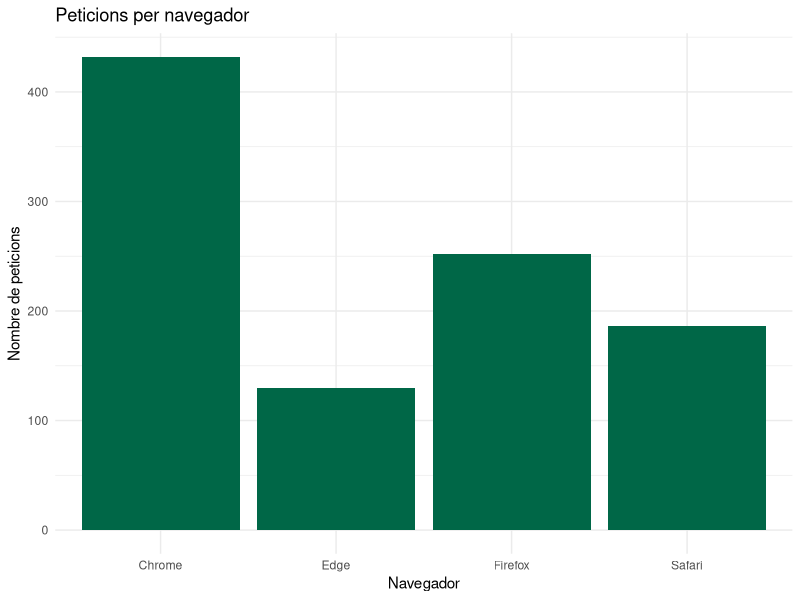
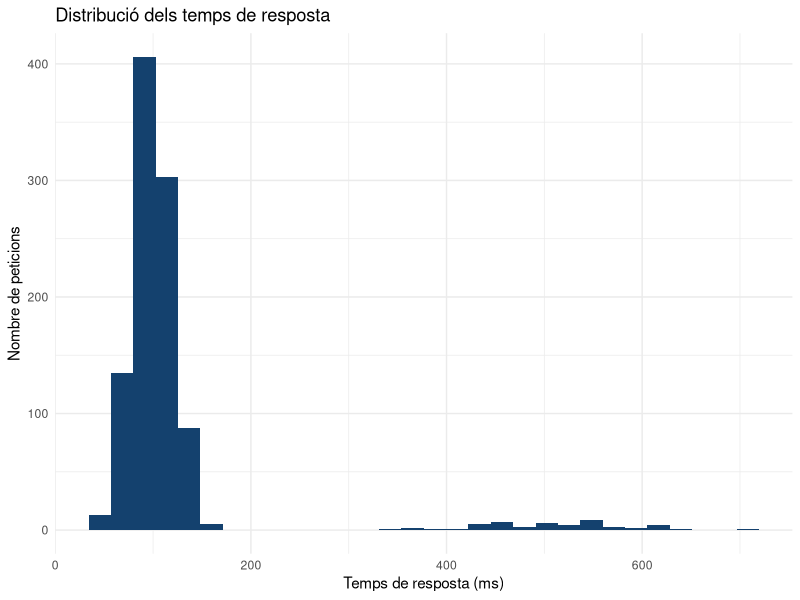
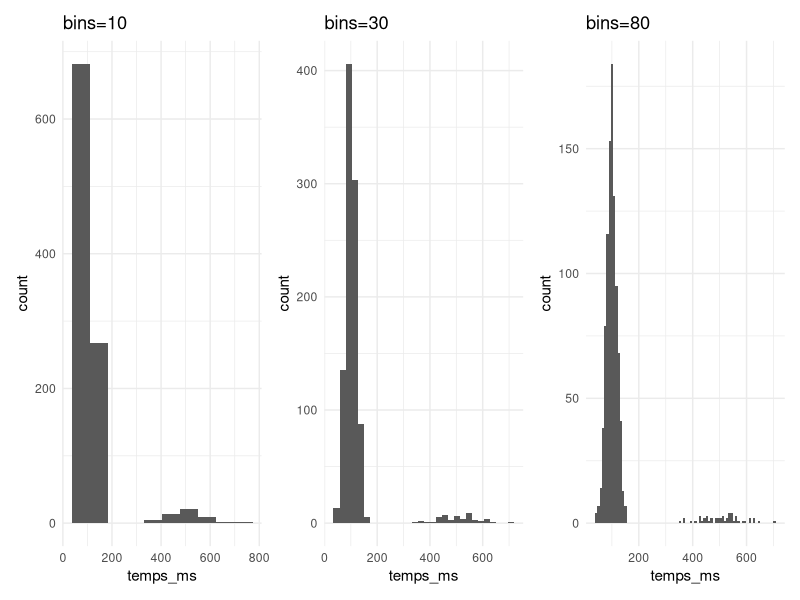
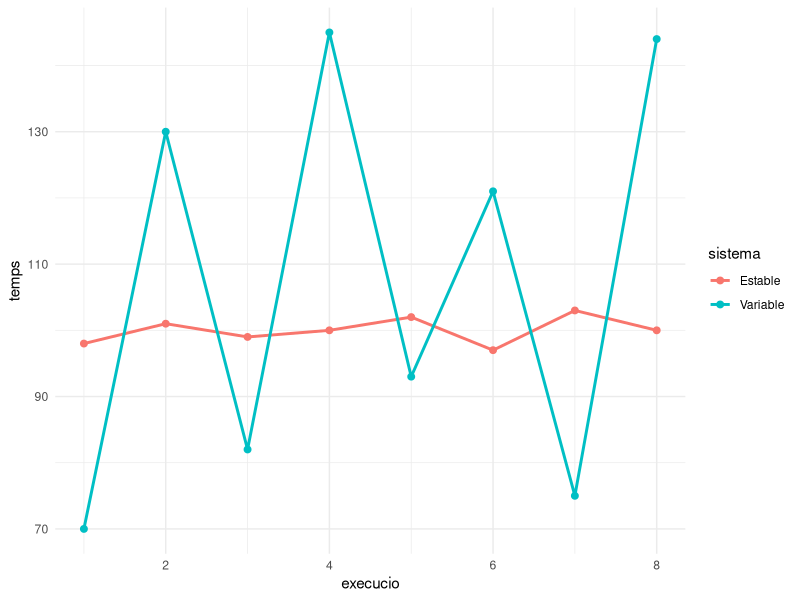
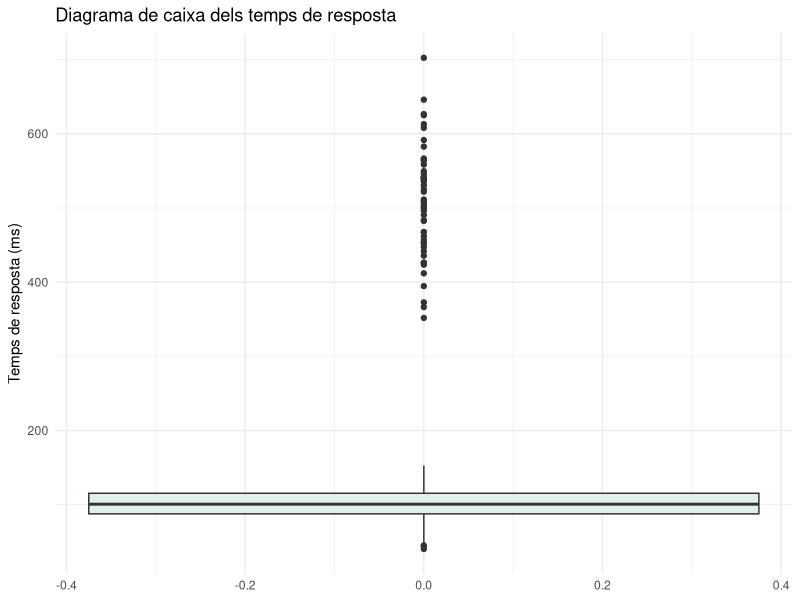
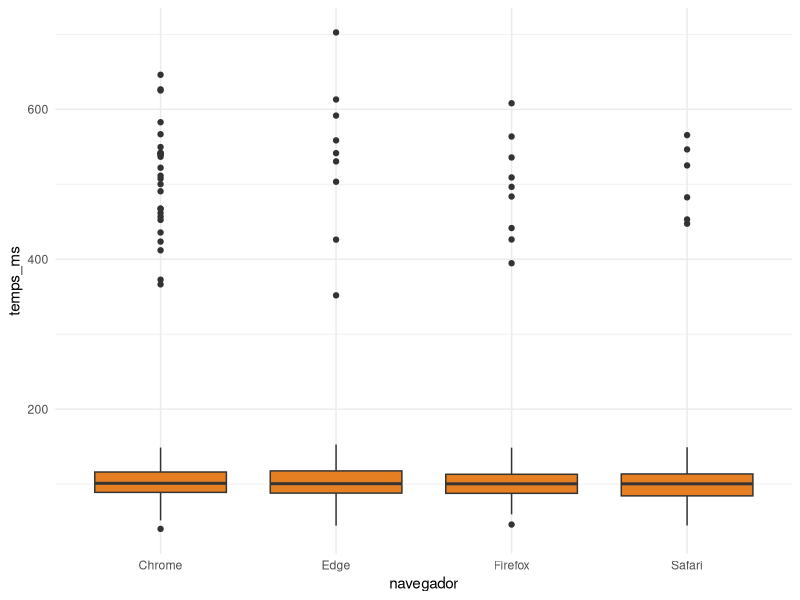
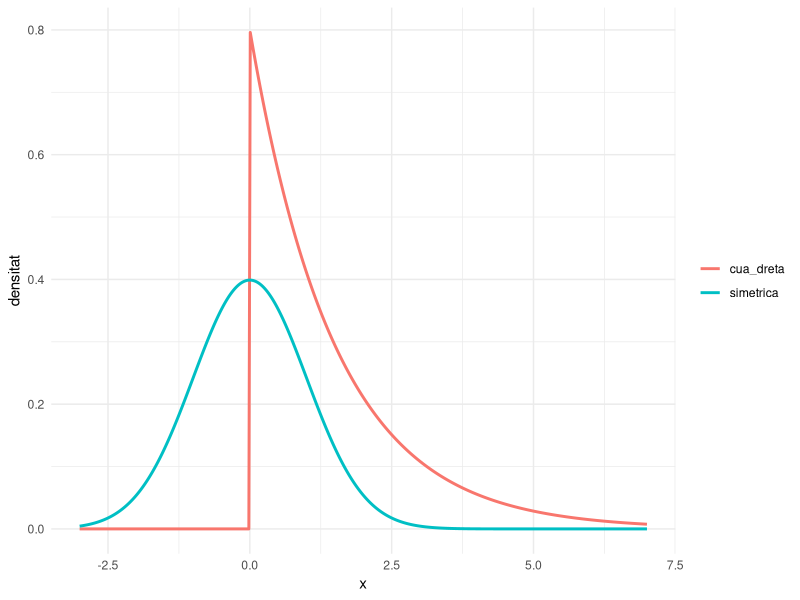

Source code (R) for these figures, in order: (Note: this script raises an error after producing the figures.)
## ---- chunk 1
#| include: false
library(tidyverse)
set.seed(2026)

# Dades simulades de "logs" que fem servir en tota la presentació,
# inspirades directament en els exemples del document original.
logs <- tibble(
  id = 1:1000,
  navegador = sample(c("Chrome", "Firefox", "Safari", "Edge"),
                      1000, replace = TRUE, prob = c(0.43, 0.26, 0.18, 0.13)),
  estat = sample(c("OK", "ERROR"), 1000, replace = TRUE, prob = c(0.824, 0.176)),
  temps_ms = c(rnorm(950, mean = 100, sd = 20), rnorm(50, mean = 500, sd = 80))
)
## ---- chunk 2
head(logs, 5)
## ---- chunk 3
glimpse(logs)
## ---- chunk 4
freq_abs <- table(logs$estat)
freq_rel <- prop.table(freq_abs)

freq_abs
round(freq_rel, 3)
## ---- chunk 5
ggplot(logs, aes(x = navegador)) +
  geom_bar(fill = "#006747") +
  labs(title = "Peticions per navegador", x = "Navegador", y = "Nombre de peticions") +
  theme_minimal()
## ---- chunk 6
ecdf_temps <- ecdf(logs$temps_ms)
ecdf_temps(200)
## ---- chunk 7
ggplot(logs, aes(x = temps_ms)) +
  geom_histogram(bins = 30, fill = "#14416E") +
  labs(title = "Distribució dels temps de resposta",
       x = "Temps de resposta (ms)", y = "Nombre de peticions") +
  theme_minimal()
## ---- chunk 8
p10 <- ggplot(logs, aes(temps_ms)) + geom_histogram(bins = 10) + theme_minimal() + labs(title="bins=10")
p30 <- ggplot(logs, aes(temps_ms)) + geom_histogram(bins = 30) + theme_minimal() + labs(title="bins=30")
p80 <- ggplot(logs, aes(temps_ms)) + geom_histogram(bins = 80) + theme_minimal() + labs(title="bins=80")
if (requireNamespace("patchwork", quietly = TRUE)) {
  library(patchwork); p10 + p30 + p80
} else {
  p30
}
## ---- chunk 9
temps_A <- c(98, 101, 99, 100, 102, 97, 103)
temps_B <- c(98, 101, 99, 100, 102, 97, 620)

c(mitjana_A = mean(temps_A), mediana_A = median(temps_A))
c(mitjana_B = mean(temps_B), mediana_B = median(temps_B))
## ---- chunk 10
logs |>
  summarise(
    n = n(),
    mitjana = mean(temps_ms),
    mediana = median(temps_ms),
    minim = min(temps_ms),
    maxim = max(temps_ms)
  )
## ---- chunk 11
sous <- c(1000, 1000, 1000, 1000, 20000)
c(mitjana = mean(sous), mediana = median(sous))
## ---- chunk 12
sistema_estable  <- c(98, 101, 99, 100, 102, 97, 103, 100)
sistema_variable <- c(70, 130, 82, 145, 93, 121, 75, 144)
c(mitjana_estable = mean(sistema_estable), mitjana_variable = mean(sistema_variable))

tibble(execucio = rep(1:8, 2),
       temps = c(sistema_estable, sistema_variable),
       sistema = rep(c("Estable", "Variable"), each = 8)) |>
  ggplot(aes(execucio, temps, color = sistema)) +
  geom_line(linewidth = 1) + geom_point(size = 2) + theme_minimal()
## ---- chunk 13
logs |>
  summarise(
    mitjana = mean(temps_ms),
    variancia = var(temps_ms),
    desviacio = sd(temps_ms),
    rang = max(temps_ms) - min(temps_ms),
    cv = sd(temps_ms) / mean(temps_ms) * 100
  )
## ---- chunk 14
quantile(logs$temps_ms, probs = c(0.25, 0.50, 0.75, 0.95, 0.99))
## ---- chunk 15
ggplot(logs, aes(y = temps_ms)) +
  geom_boxplot(fill = "#E0F1EC") +
  labs(title = "Diagrama de caixa dels temps de resposta", y = "Temps de resposta (ms)") +
  theme_minimal()
## ---- chunk 16
ggplot(logs, aes(x = navegador, y = temps_ms)) +
  geom_boxplot(fill = "#E67E22") +
  theme_minimal()
## ---- chunk 17
x <- c(12, 15, 18, 22, 25, 30, 40)
quantile(x, c(0.25, 0.5, 0.75), type = 2)
## ---- chunk 18
tibble(x = seq(-3, 7, length.out = 400)) |>
  mutate(simetrica = dnorm(x), cua_dreta = ifelse(x > 0, 0.8 * exp(-x / 1.5), 0)) |>
  pivot_longer(-x, names_to = "tipus", values_to = "densitat") |>
  ggplot(aes(x, densitat, color = tipus)) +
  geom_line(linewidth = 1) +
  labs(x = "x", y = "densitat", color = NULL) +
  theme_minimal()
## ---- chunk 19
set.seed(2026)

# Temps de resposta artificials: molts valors petits i alguns grans
temps <- c(rnorm(950, mean = 100, sd = 20),
           rnorm(50, mean = 500, sd = 80))

mean(temps)
median(temps)
sd(temps)
quantile(temps, c(.50, .95, .99))
## ---- chunk 20
set.seed(2026)

resultats <- replicate(1000, {
  x <- rnorm(100, mean = 100, sd = 20)
  mean(x)
})

summary(resultats)
sd(resultats)
## ---- chunk 21
#| eval: !expr requireNamespace("furrr", quietly = TRUE)
library(future)
library(furrr)

plan(multisession, workers = 4)

resultats <- future_map_dbl(1:1000, function(i) {
  x <- rnorm(100, mean = 100, sd = 20)
  mean(x)
})
